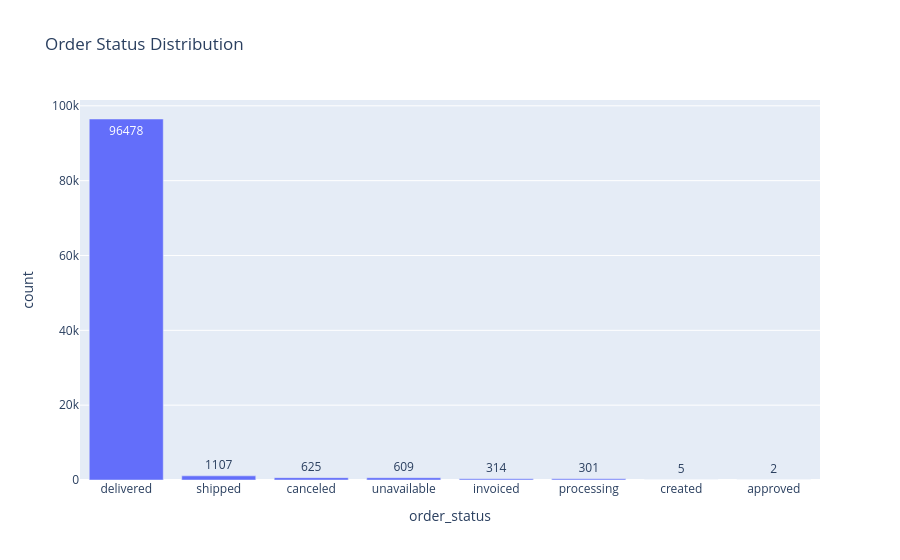
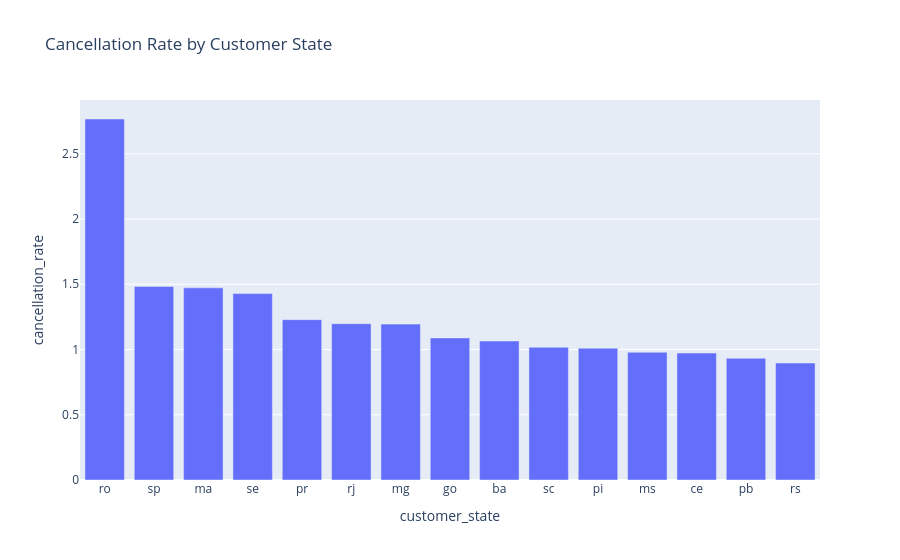
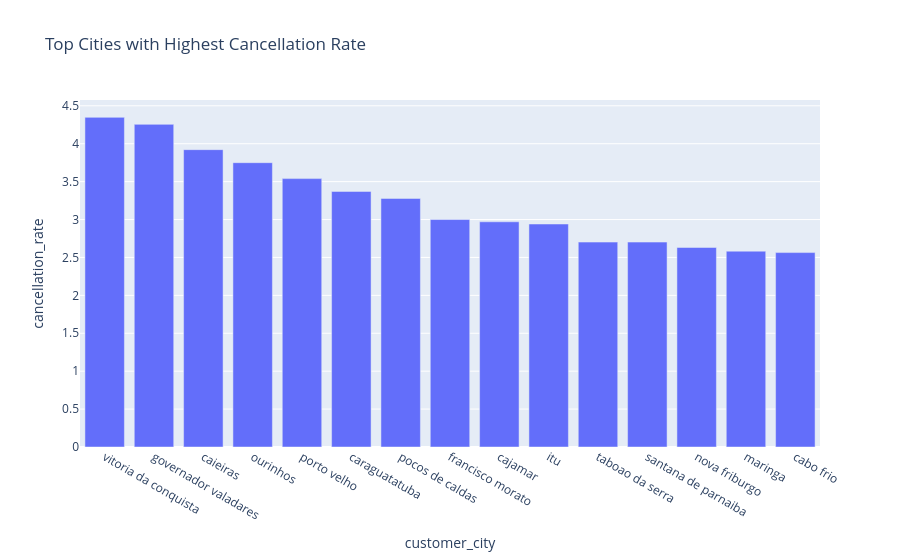
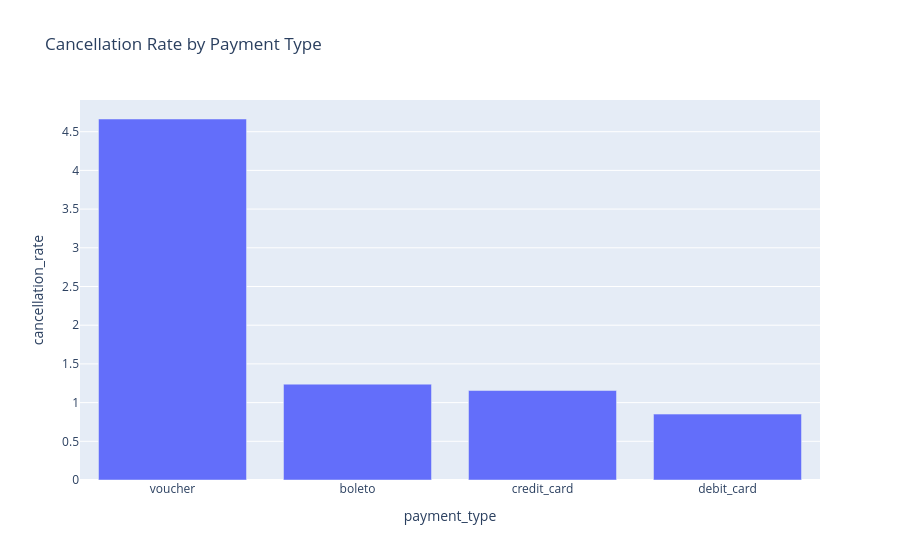

Notebook code for these charts, in order:
### Markdown cell above
# Exploratory Data Analysis

### Code cell
from pathlib import Path
import numpy as np
import pandas as pd
import plotly.express as px


INPUT_FILE = Path("cleaned_orders_dataset.csv")


def cancellation_rate(df: pd.DataFrame, group_col: str, min_orders: int = 30) -> pd.DataFrame:
    summary = (
        df.groupby(group_col, dropna=False, as_index=False)
        .agg(total_orders=("order_id", "count"), cancellations=("cancel_flag", "sum"))
    )
    summary["cancellation_rate"] = (summary["cancellations"] / summary["total_orders"]) * 100
    summary = summary[summary["total_orders"] >= min_orders].sort_values(
        "cancellation_rate", ascending=False
    )
    return summary


def print_basic_analysis(df: pd.DataFrame) -> None:
    total_orders = len(df)
    cancellation_rate_pct = df["cancel_flag"].mean() * 100

    print("=== BASIC CANCELLATION ANALYSIS ===")
    print(f"Total orders: {total_orders:,}")
    print(f"Cancellation rate: {cancellation_rate_pct:.2f}%")
    print("\nOrder status distribution:")
    print(df["order_status"].value_counts(dropna=False))


def plot_status_distribution(df: pd.DataFrame) -> None:
    status_counts = (
        df["order_status"].value_counts(dropna=False).rename_axis("order_status").reset_index(name="count")
    )
    fig = px.bar(
        status_counts,
        x="order_status",
        y="count",
        title="Order Status Distribution",
        text="count",
    )
    fig.show()


def customer_analysis(df: pd.DataFrame) -> tuple[pd.DataFrame, pd.DataFrame]:
    state_cancel = cancellation_rate(df, "customer_state", min_orders=100)

    city_cancel = cancellation_rate(df, "customer_city", min_orders=80).head(15)

    print("\n=== CUSTOMER ANALYSIS ===")
    print("Top customer states by cancellation rate:")
    print(state_cancel[["customer_state", "total_orders", "cancellation_rate"]].head(10))

    print("\nTop cities with highest cancellations:")
    print(city_cancel[["customer_city", "total_orders", "cancellation_rate"]].head(10))

    fig_state = px.bar(
        state_cancel.head(15),
        x="customer_state",
        y="cancellation_rate",
        hover_data=["total_orders"],
        title="Cancellation Rate by Customer State",
    )
    fig_state.show()

    fig_city = px.bar(
        city_cancel,
        x="customer_city",
        y="cancellation_rate",
        hover_data=["total_orders"],
        title="Top Cities with Highest Cancellation Rate",
    )
    fig_city.show()

    return state_cancel, city_cancel


def payment_analysis(df: pd.DataFrame) -> tuple[pd.DataFrame, pd.DataFrame]:
    payment_cancel = cancellation_rate(df, "payment_type", min_orders=100)

    installment_cancel = (
        df.groupby("payment_installments", as_index=False)
        .agg(total_orders=("order_id", "count"), cancellations=("cancel_flag", "sum"))
    )
    installment_cancel["cancellation_rate"] = (
        installment_cancel["cancellations"] / installment_cancel["total_orders"]
    ) * 100
    installment_cancel = installment_cancel[installment_cancel["total_orders"] >= 100].sort_values(
        "payment_installments"
    )

    print("\n=== PAYMENT ANALYSIS ===")
    print("Cancellation rate by payment type:")
    print(payment_cancel[["payment_type", "total_orders", "cancellation_rate"]])

    fig_payment = px.bar(
        payment_cancel,
        x="payment_type",
        y="cancellation_rate",
        hover_data=["total_orders"],
        title="Cancellation Rate by Payment Type",
    )
    fig_payment.show()

    fig_installments = px.line(
        installment_cancel,
        x="payment_installments",
        y="cancellation_rate",
        markers=True,
        hover_data=["total_orders"],
        title="Installments vs Cancellation Rate",
    )
    fig_installments.show()

    return payment_cancel, installment_cancel


def order_value_analysis(df: pd.DataFrame) -> pd.DataFrame:
    value_stats = (
        df.groupby("cancel_flag", as_index=False)
        .agg(
            mean_total_price=("total_price", "mean"),
            median_total_price=("total_price", "median"),
            mean_freight=("total_freight_value", "mean"),
            median_freight=("total_freight_value", "median"),
        )
    )

    print("\n=== ORDER VALUE ANALYSIS ===")
    print(value_stats)

    fig_price = px.box(
        df,
        x="cancel_flag",
        y="total_price",
        title="Total Price Distribution by Cancellation Flag",
        points=False,
    )
    fig_price.show()

    fig_freight = px.box(
        df,
        x="cancel_flag",
        y="total_freight_value",
        title="Freight Value Distribution by Cancellation Flag",
        points=False,
    )
    fig_freight.show()

    return value_stats


def delivery_analysis(df: pd.DataFrame) -> pd.DataFrame:
    df = df.copy()
    df["delivery_delay_days"] = (
        df["order_delivered_customer_date"] - df["order_estimated_delivery_date"]
    ).dt.days

    df["delay_bucket"] = pd.cut(
        df["delivery_delay_days"],
        bins=[-np.inf, -3, 0, 3, 7, np.inf],
        labels=["early", "on_time", "1-3_days_late", "4-7_days_late", "8+_days_late"],
    )
    df["delay_bucket"] = df["delay_bucket"].astype("string").fillna("not_delivered")

    delay_cancel = cancellation_rate(df, "delay_bucket", min_orders=50)

    print("\n=== DELIVERY ANALYSIS ===")
    print("Cancellation rate by delivery delay bucket:")
    print(delay_cancel[["delay_bucket", "total_orders", "cancellation_rate"]])

    fig_delay = px.bar(
        delay_cancel,
        x="delay_bucket",
        y="cancellation_rate",
        hover_data=["total_orders"],
        title="Cancellation Rate by Delivery Delay Bucket",
    )
    fig_delay.show()

    fig_hist_delay = px.histogram(
        df[df["delivery_delay_days"].notna()],
        x="delivery_delay_days",
        nbins=50,
        title="Delivery Delay Distribution (Days)",
    )
    fig_hist_delay.show()

    return delay_cancel


def product_analysis(df: pd.DataFrame) -> pd.DataFrame:
    product_cancel = cancellation_rate(df, "product_category_name", min_orders=100).head(20)

    print("\n=== PRODUCT ANALYSIS ===")
    print("Top categories by cancellation rate:")
    print(product_cancel[["product_category_name", "total_orders", "cancellation_rate"]].head(10))

    fig_product = px.bar(
        product_cancel,
        x="product_category_name",
        y="cancellation_rate",
        hover_data=["total_orders"],
        title="Cancellation Rate by Product Category",
    )
    fig_product.show()

    return product_cancel


def seller_analysis(df: pd.DataFrame) -> pd.DataFrame:
    seller_cancel = cancellation_rate(df, "seller_state", min_orders=100)

    print("\n=== SELLER ANALYSIS ===")
    print("Cancellation rate by seller state:")
    print(seller_cancel[["seller_state", "total_orders", "cancellation_rate"]].head(15))

    fig_seller = px.bar(
        seller_cancel.head(20),
        x="seller_state",
        y="cancellation_rate",
        hover_data=["total_orders"],
        title="Cancellation Rate by Seller State",
    )
    fig_seller.show()

    return seller_cancel


def top_cancellation_drivers(
    state_cancel: pd.DataFrame,
    city_cancel: pd.DataFrame,
    payment_cancel: pd.DataFrame,
    delay_cancel: pd.DataFrame,
    product_cancel: pd.DataFrame,
    overall_rate: float,
) -> list[str]:
    drivers = []

    if not state_cancel.empty:
        top_state = state_cancel.iloc[0]
        drivers.append(
            f"Customer state {top_state['customer_state']} has {top_state['cancellation_rate']:.2f}% cancellations "
            f"across {int(top_state['total_orders'])} orders (vs overall {overall_rate:.2f}%)."
        )

    if not city_cancel.empty:
        top_city = city_cancel.iloc[0]
        drivers.append(
            f"Customer city {top_city['customer_city']} shows {top_city['cancellation_rate']:.2f}% cancellations "
            f"with {int(top_city['total_orders'])} orders, indicating localized operational risk."
        )

    if not payment_cancel.empty:
        top_payment = payment_cancel.iloc[0]
        drivers.append(
            f"Payment type {top_payment['payment_type']} has the highest cancellation rate at "
            f"{top_payment['cancellation_rate']:.2f}%, suggesting payment-method friction or fraud checks."
        )

    if not delay_cancel.empty:
        top_delay = delay_cancel.iloc[0]
        drivers.append(
            f"Delay bucket {top_delay['delay_bucket']} records {top_delay['cancellation_rate']:.2f}% cancellations, "
            f"highlighting delivery reliability as a major cancellation driver."
        )

    if not product_cancel.empty:
        top_product = product_cancel.iloc[0]
        drivers.append(
            f"Product category {top_product['product_category_name']} reaches "
            f"{top_product['cancellation_rate']:.2f}% cancellations, indicating category-specific fulfillment issues."
        )

    return drivers[:5]


def main() -> None:
    df = pd.read_csv(INPUT_FILE)

    date_cols = [
        "order_purchase_timestamp",
        "order_approved_at",
        "order_delivered_carrier_date",
        "order_delivered_customer_date",
        "order_estimated_delivery_date",
        "review_creation_date",
    ]
    for col in date_cols:
        if col in df.columns:
            df[col] = pd.to_datetime(df[col], errors="coerce")

    df["order_status"] = df["order_status"].astype("string").str.strip().str.lower()
    df["cancel_flag"] = df["order_status"].isin(["canceled", "unavailable"]).astype(int)

    print_basic_analysis(df)
    plot_status_distribution(df)

    state_cancel, city_cancel = customer_analysis(df)
    payment_cancel, installment_cancel = payment_analysis(df)
    value_stats = order_value_analysis(df)
    delay_cancel = delivery_analysis(df)
    product_cancel = product_analysis(df)
    seller_cancel = seller_analysis(df)

    overall_rate = df["cancel_flag"].mean() * 100
    key_drivers = top_cancellation_drivers(
        state_cancel=state_cancel,
        city_cancel=city_cancel,
        payment_cancel=payment_cancel,
        delay_cancel=delay_cancel,
        product_cancel=product_cancel,
        overall_rate=overall_rate,
    )

    print("\n=== TOP 5 BUSINESS DRIVERS OF CANCELLATION ===")
    for i, driver in enumerate(key_drivers, start=1):
        print(f"{i}. {driver}")

    print("\n=== BUSINESS ACTION SUMMARY ===")
    print("1. Prioritize state/city-level operational audits in high-cancellation geographies.")
    print("2. Investigate payment-type level failures (authorization, fraud holds, customer experience).")
    print("3. Improve seller and logistics SLA monitoring for delay-prone order flows.")
    print("4. Create category-specific cancellation playbooks for high-risk product groups.")
    print("5. Use cancellation hotspots for proactive customer communication before expected delays.")


if __name__ == "__main__":
    main()

### Figure 1 — Plotly figure (JSON) as saved in the notebook; plotly's stock layout.template omitted (floating-point values rounded to 4 significant figures)
{"data": [{"hovertemplate": "order_status=%{x}<br>count=%{text}<extra></extra>", "legendgroup": "", "marker": {"color": "#636efa", "pattern": {"shape": ""}}, "name": "", "orientation": "v", "showlegend": false, "text": [96480.0, 1107.0, 625.0, 609.0, 314.0, 301.0, 5.0, 2.0], "textposition": "auto", "type": "bar", "x": ["delivered", "shipped", "canceled", "unavailable", "invoiced", "processing", "created", "approved"], "xaxis": "x", "y": [96478, 1107, 625, 609, 314, 301, 5, 2], "yaxis": "y"}], "layout": {"barmode": "relative", "legend": {"tracegroupgap": 0}, "title": {"text": "Order Status Distribution"}, "xaxis": {"anchor": "y", "domain": [0, 1], "title": {"text": "order_status"}}, "yaxis": {"anchor": "x", "domain": [0, 1], "title": {"text": "count"}}}}

### Figure 2 — Plotly figure (JSON) as saved in the notebook; plotly's stock layout.template omitted (floating-point values rounded to 4 significant figures)
{"data": [{"customdata": [[253], [41746], [747], [350], [5045], [12852], [11635], [2020], [3380], [3637], [495], [715], [1336], [536], [5466]], "hovertemplate": "customer_state=%{x}<br>cancellation_rate=%{y}<br>total_orders=%{customdata[0]}<extra></extra>", "legendgroup": "", "marker": {"color": "#636efa", "pattern": {"shape": ""}}, "name": "", "orientation": "v", "showlegend": false, "textposition": "auto", "type": "bar", "x": ["ro", "sp", "ma", "se", "pr", "rj", "mg", "go", "ba", "sc", "pi", "ms", "ce", "pb", "rs"], "xaxis": "x", "y": [2.767, 1.483, 1.473, 1.429, 1.229, 1.198, 1.195, 1.089, 1.065, 1.017, 1.01, 0.979, 0.9731, 0.9328, 0.8965], "yaxis": "y"}], "layout": {"barmode": "relative", "legend": {"tracegroupgap": 0}, "title": {"text": "Cancellation Rate by Customer State"}, "xaxis": {"anchor": "y", "domain": [0, 1], "title": {"text": "customer_state"}}, "yaxis": {"anchor": "x", "domain": [0, 1], "title": {"text": "cancellation_rate"}}}}

### Figure 3 — Plotly figure (JSON) as saved in the notebook; plotly's stock layout.template omitted (floating-point values rounded to 4 significant figures)
{"data": [{"customdata": [[92], [141], [102], [80], [113], [89], [122], [100], [101], [136], [296], [185], [152], [271], [117]], "hovertemplate": "customer_city=%{x}<br>cancellation_rate=%{y}<br>total_orders=%{customdata[0]}<extra></extra>", "legendgroup": "", "marker": {"color": "#636efa", "pattern": {"shape": ""}}, "name": "", "orientation": "v", "showlegend": false, "textposition": "auto", "type": "bar", "x": ["vitoria da conquista", "governador valadares", "caieiras", "ourinhos", "porto velho", "caraguatatuba", "pocos de caldas", "francisco morato", "cajamar", "itu", "taboao da serra", "santana de parnaiba", "nova friburgo", "maringa", "cabo frio"], "xaxis": "x", "y": [4.348, 4.255, 3.922, 3.75, 3.54, 3.371, 3.279, 3.0, 2.97, 2.941, 2.703, 2.703, 2.632, 2.583, 2.564], "yaxis": "y"}], "layout": {"barmode": "relative", "legend": {"tracegroupgap": 0}, "title": {"text": "Top Cities with Highest Cancellation Rate"}, "xaxis": {"anchor": "y", "domain": [0, 1], "title": {"text": "customer_city"}}, "yaxis": {"anchor": "x", "domain": [0, 1], "title": {"text": "cancellation_rate"}}}}

### Figure 4 — Plotly figure (JSON) as saved in the notebook; plotly's stock layout.template omitted (floating-point values rounded to 4 significant figures)
{"data": [{"customdata": [[1994], [19784], [76132], [1527]], "hovertemplate": "payment_type=%{x}<br>cancellation_rate=%{y}<br>total_orders=%{customdata[0]}<extra></extra>", "legendgroup": "", "marker": {"color": "#636efa", "pattern": {"shape": ""}}, "name": "", "orientation": "v", "showlegend": false, "textposition": "auto", "type": "bar", "x": ["voucher", "boleto", "credit_card", "debit_card"], "xaxis": "x", "y": [4.664, 1.238, 1.156, 0.8513], "yaxis": "y"}], "layout": {"barmode": "relative", "legend": {"tracegroupgap": 0}, "title": {"text": "Cancellation Rate by Payment Type"}, "xaxis": {"anchor": "y", "domain": [0, 1], "title": {"text": "payment_type"}}, "yaxis": {"anchor": "x", "domain": [0, 1], "title": {"text": "cancellation_rate"}}}}
